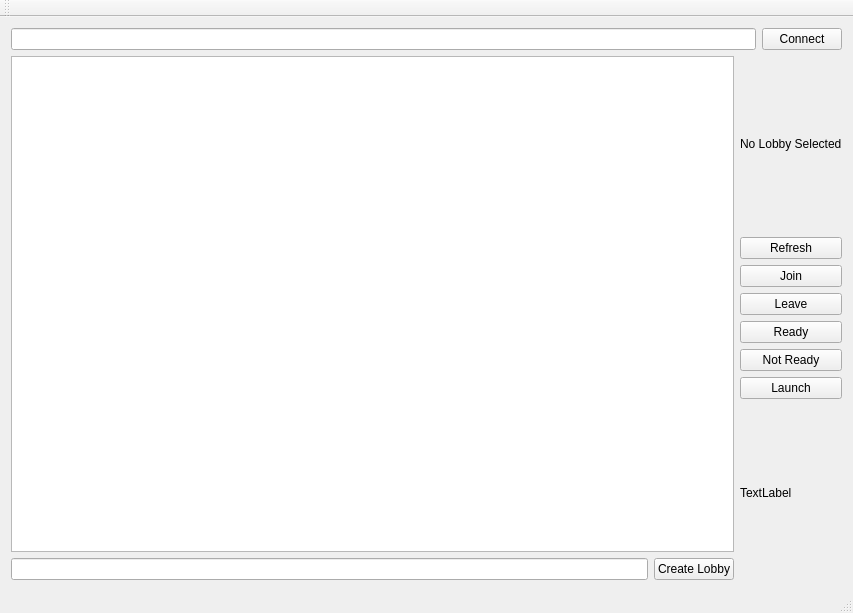
<?xml version="1.0" encoding="UTF-8"?>
<ui version="4.0">
 <class>LobbyBrowser</class>
 <widget class="QMainWindow" name="LobbyBrowser">
  <property name="geometry">
   <rect>
    <x>0</x>
    <y>0</y>
    <width>853</width>
    <height>613</height>
   </rect>
  </property>
  <property name="windowTitle">
   <string>LobbyBrowser</string>
  </property>
  <widget class="QWidget" name="centralWidget">
   <layout class="QGridLayout" name="gridLayout">
    <item row="0" column="0">
     <layout class="QVBoxLayout" name="verticalLayout_2">
      <item>
       <layout class="QHBoxLayout" name="horizontalLayout_2">
        <item>
         <widget class="QLineEdit" name="serverAddressEdit"/>
        </item>
        <item>
         <widget class="QPushButton" name="serverConnectButton">
          <property name="text">
           <string>Connect</string>
          </property>
         </widget>
        </item>
       </layout>
      </item>
      <item>
       <layout class="QHBoxLayout" name="horizontalLayout_3">
        <item>
         <layout class="QVBoxLayout" name="verticalLayout">
          <item>
           <widget class="QListWidget" name="lobbyList"/>
          </item>
          <item>
           <layout class="QHBoxLayout" name="horizontalLayout">
            <item>
             <widget class="QLineEdit" name="newLobbyNameEditor"/>
            </item>
            <item>
             <widget class="QPushButton" name="createLobbyButton">
              <property name="text">
               <string>Create Lobby</string>
              </property>
             </widget>
            </item>
           </layout>
          </item>
         </layout>
        </item>
        <item>
         <layout class="QVBoxLayout" name="verticalLayout_4">
          <item>
           <widget class="QLabel" name="lobbyName">
            <property name="text">
             <string>No Lobby Selected</string>
            </property>
           </widget>
          </item>
          <item>
           <widget class="QPushButton" name="refreshButton">
            <property name="text">
             <string>Refresh</string>
            </property>
           </widget>
          </item>
          <item>
           <widget class="QPushButton" name="joinButton">
            <property name="text">
             <string>Join</string>
            </property>
           </widget>
          </item>
          <item>
           <widget class="QPushButton" name="leaveButton">
            <property name="text">
             <string>Leave</string>
            </property>
           </widget>
          </item>
          <item>
           <widget class="QPushButton" name="readyButton">
            <property name="text">
             <string>Ready</string>
            </property>
           </widget>
          </item>
          <item>
           <widget class="QPushButton" name="notReady">
            <property name="text">
             <string>Not Ready</string>
            </property>
           </widget>
          </item>
          <item>
           <widget class="QPushButton" name="launchButton">
            <property name="text">
             <string>Launch</string>
            </property>
           </widget>
          </item>
          <item>
           <widget class="QLabel" name="label">
            <property name="text">
             <string>TextLabel</string>
            </property>
           </widget>
          </item>
         </layout>
        </item>
       </layout>
      </item>
     </layout>
    </item>
   </layout>
  </widget>
  <widget class="QMenuBar" name="menuBar">
   <property name="geometry">
    <rect>
     <x>0</x>
     <y>0</y>
     <width>853</width>
     <height>22</height>
    </rect>
   </property>
  </widget>
  <widget class="QToolBar" name="mainToolBar">
   <attribute name="toolBarArea">
    <enum>TopToolBarArea</enum>
   </attribute>
   <attribute name="toolBarBreak">
    <bool>false</bool>
   </attribute>
  </widget>
  <widget class="QStatusBar" name="statusBar"/>
 </widget>
 <layoutdefault spacing="6" margin="11"/>
 <resources/>
 <connections/>
</ui>
